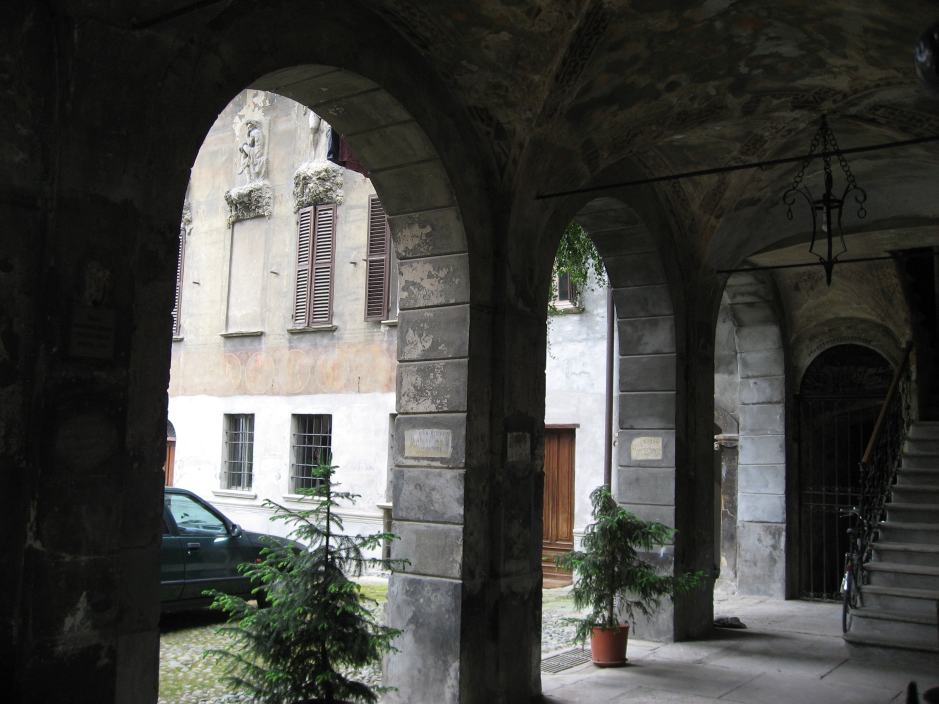
#> input picture test_images/aqua_termi_lowcontrast.jpg, 2816 x 2112 px, given in place of bearing_soft.jpg, which was not available (shown at 1/3 size)
$ python hist+cum.py
#> lines starting #> are read from the running program, lines starting #| are printed output that depends on the picture; pictures that were not available may be replaced by others from this repository, and a replacement may not be noted
from PIL import Image
import numpy as np
import matplotlib.pyplot as plt
import imtools


def linear_trans(img_array):
    return img_array


def power_trans(img_array, pow):
    return 255.0 * (img_array/255.0)**pow


def eq_hist(img, num_bins = 256):
    """
    Histogramm equilisation of grayscale image
    """
    hist, bins, patches = plt.hist(img.flatten(), num_bins, cumulative=True)
    cdf = hist.cumsum()
    cdf = 255 * cdf / cdf[-1] # normalize

    img_2 = np.interp(img.flatten(), bins[:-1], cdf)
    plt.cla()

    return img_2.reshape(img.shape)


filename = 'bearing_soft.jpg'

img = Image.open(filename).convert('L')
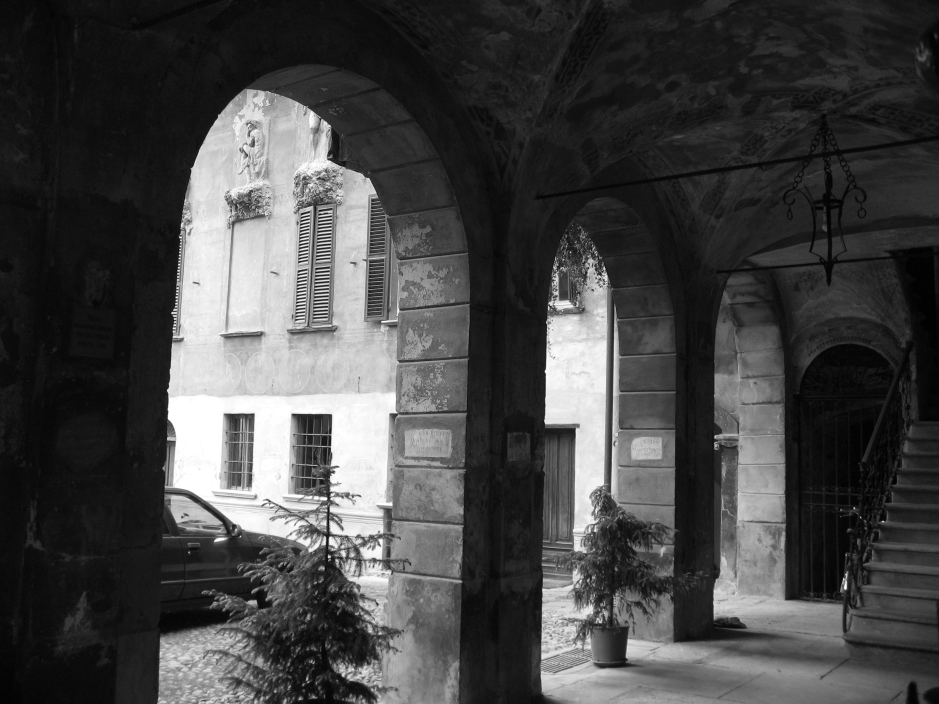
#> img: PIL image 2816x2112 L (shown at 1/3 size); min 0, max 255, mean 69.5
img.thumbnail((512,512))
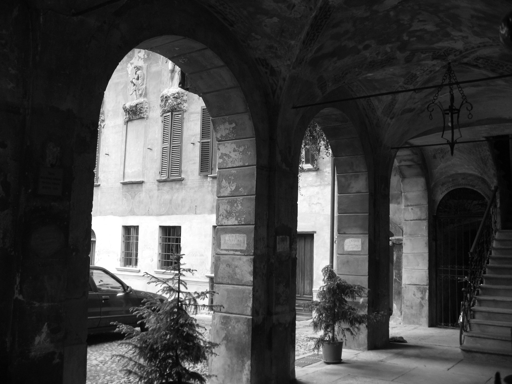
#> img: PIL image 512x384 L; min 1, max 255, mean 69.6
img_array = np.array(img, dtype='f')

space = np.linspace(0, 255, 255)


fig, ax1 = plt.subplots()

color = 'tab:blue'
ax1.set_xlabel('time (s)')
ax1.set_ylabel('Histogramm', color=color)
ax1.hist(eq_hist(img_array).flatten(), bins= 256, color=color)
#> in eq_hist, `hist, bins, patches = plt.hist(img.flatten(), num_bins, cumulative=True)`: hist = 256 values from 12 to 196608; bins = 257 values from 1 to 255; patches = 256 items
#> in eq_hist, `cdf = hist.cumsum()`: cdf = 256 values from 12 to 36797235
#> in eq_hist, `cdf = 255 * cdf / cdf[-1]`: cdf = 256 values from 8.32e-05 to 255
#> in eq_hist, `return img_2.reshape(img.shape)`:
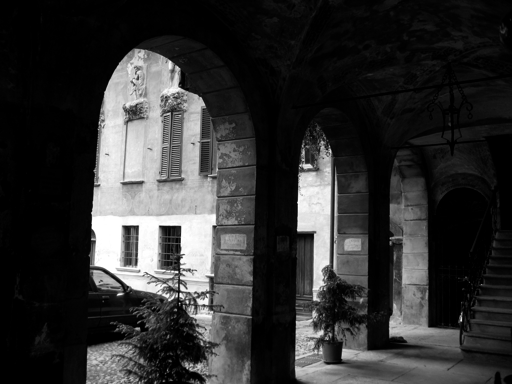
#> returned value: shape (384, 512) float64; min 8.32e-05, max 255, mean 49.8
ax1.tick_params(axis='y', labelcolor=color)
ax1.set_xlim([0,255])
ax2 = ax1.twinx()  # instantiate a second axes that shares the same x-axis

color = 'tab:red'
ax2.set_ylabel('Cumulative Histogramm', color=color)  # we already handled the x-label with ax1
ax2.hist(eq_hist(img_array).flatten(), bins= 256, cumulative = True, histtype='step', color = color)
ax2.tick_params(axis='y', labelcolor=color)

fig.tight_layout()  # otherwise the right y-label is slightly clipped
plt.show()
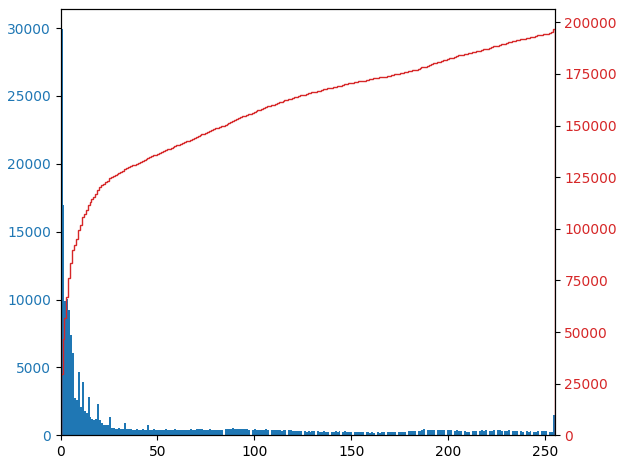
#> figure drawn by matplotlib, 2 panels; panel 1: tallest bar 29909 high, from x = 8.32e-05 to 0.996

$ run again, on test_images/bearing_scrached.jpg
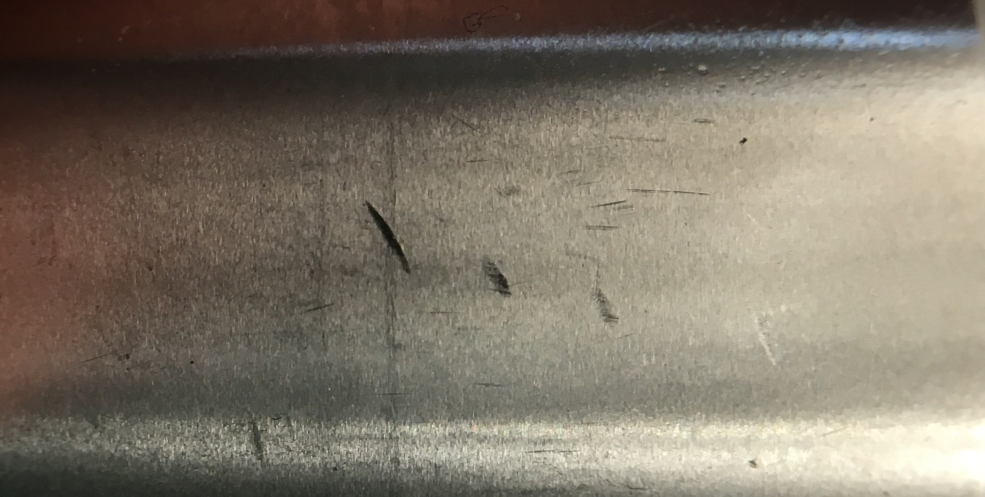
#> input picture test_images/bearing_scrached.jpg, 1970 x 993 px, given in place of bearing_soft.jpg, which was not available (shown at 1/2 size)
#> hist = 256 values from 2 to 132096; bins = 257 values from 14 to 255; patches = 256 items
#> in eq_hist, `cdf = hist.cumsum()`: cdf = 256 values from 2 to 19276977
#> in eq_hist, `cdf = 255 * cdf / cdf[-1]`: cdf = 256 values from 2.65e-05 to 255
#> in eq_hist, `return img_2.reshape(img.shape)`:
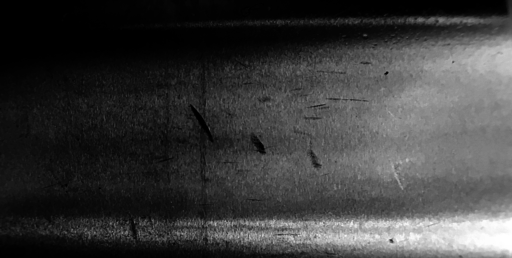
#> returned value: shape (258, 512) float64; min 2.65e-05, max 255, mean 60.2
#> `plt.show()`:
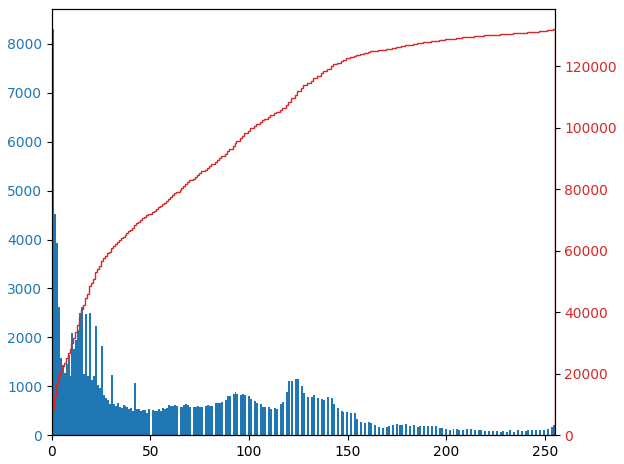
#> figure drawn by matplotlib, 2 panels; panel 1: tallest bar 8295 high, from x = 2.65e-05 to 0.996
